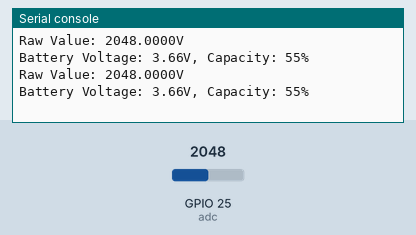
This program was run on a simulated ESP32 board running MicroPython. Parts: the last lines printed to the serial console. Inputs (shaded band) come from the test bench; at power-on: GPIO 25 (adc) = 2048 (analog values on the 0–4095 scale).

Above: at 1.2 s.
1.3 s: GPIO 25 (adc) set to 2866
At 2.4 s:
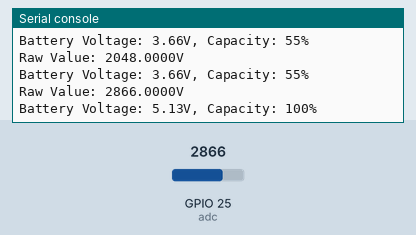
2.8 s: GPIO 25 (adc) set to 3603
At 3.8 s:
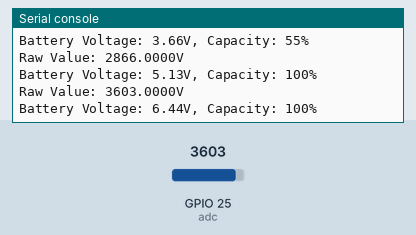
Timing chart, 0 to 5.8 s (numbered marks = the images above; inputs shaded):
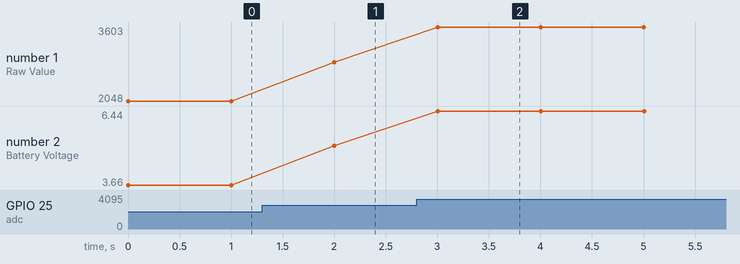

Measured:
- after the input at 1.3 s, the serial console: prints a new line after 0.70 s (image 1)
- after the input at 2.8 s, the serial console: prints a new line after 0.20 s (image 2)
- plotted number 1: 2048 → 2866 after the input at 1.3 s, 2866 → 3603 after the input at 2.8 s
- plotted number 2: 3.66 → 5.13 after the input at 1.3 s, 5.13 → 6.44 after the input at 2.8 s

The program:

main.py
```python
from machine import ADC, Pin
import time

# Initialize ADC
adc = ADC(Pin(25))  # change the Pin number based on your hardware setup
adc.atten(ADC.ATTN_11DB)  # configure the attenuation for full range

# Constants for battery voltage range
FULL_CHARGE_VOLTAGE = 4.2  # maximum voltage when fully charged
CUT_OFF_VOLTAGE = 3.0  # minimum operational voltage

def read_battery_voltage():
    # Read raw ADC value
    raw_value = adc.read()

    # Convert raw ADC value to voltage
    # This conversion depends on your ADC resolution and reference voltage
    # For example, for a 12-bit ADC with 3.3V reference:
    voltage = raw_value / 1845 * 3.3
    print(f"Raw Value: {raw_value:.4f}V")
    return voltage

def battery_percentage(voltage):
    # Calculate percentage based on voltage range
    percentage = (voltage - CUT_OFF_VOLTAGE) / (FULL_CHARGE_VOLTAGE - CUT_OFF_VOLTAGE) * 100

    # Clamp percentage to 0-100%
    percentage = max(0, min(100, percentage))

    return percentage

while True:
    voltage = read_battery_voltage()
    percent = battery_percentage(voltage)
    print(f"Battery Voltage: {voltage:.2f}V, Capacity: {percent:.0f}%")
    time.sleep(1)
```
